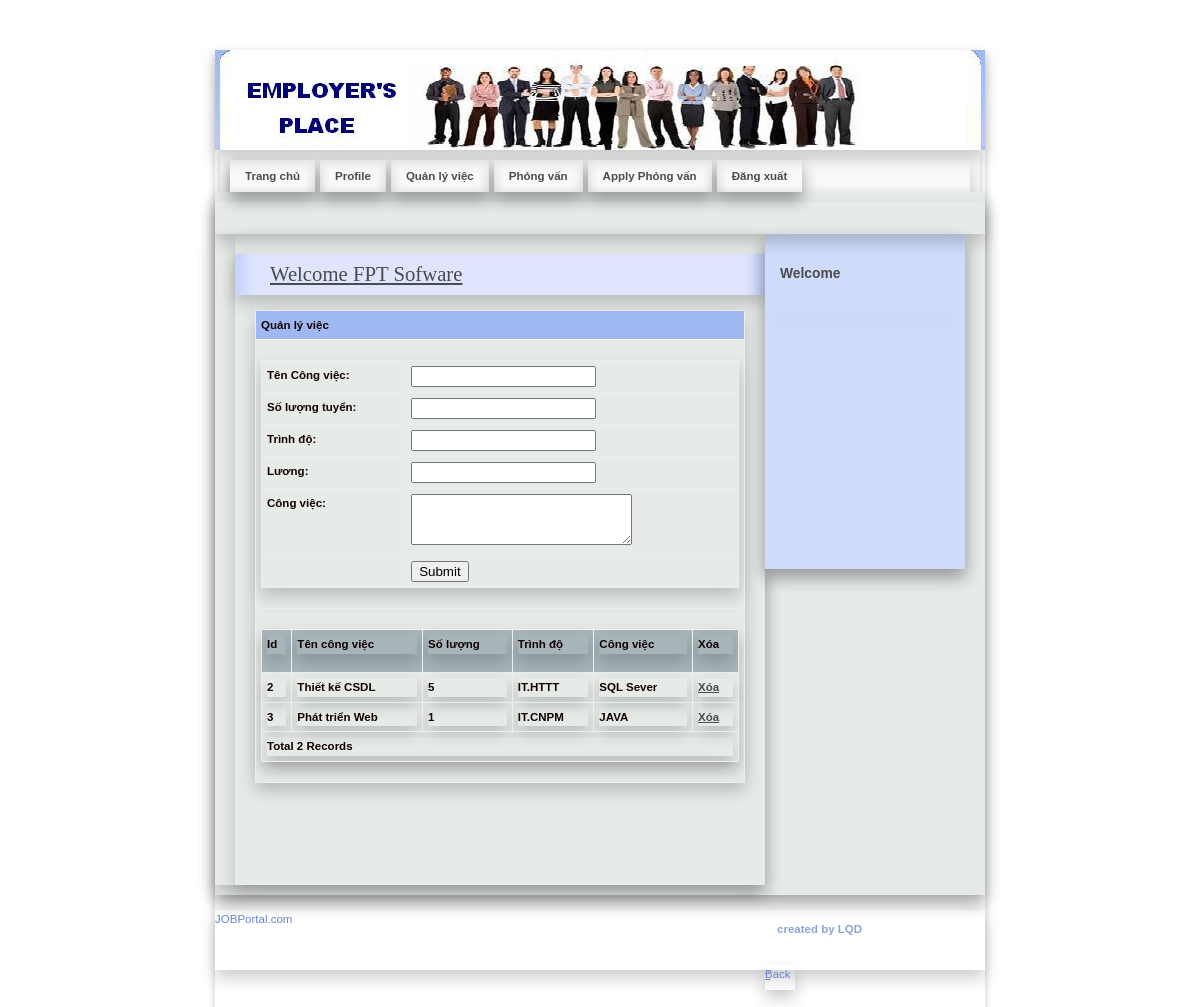
The page /Employer/ManageJob.php (signed in) on the database its author committed.
### tables this page shows
CREATE TABLE `job_master` (
  `JobId` int(11) NOT NULL,
  `CompanyName` varchar(20) NOT NULL,
  `JobTitle` varchar(50) NOT NULL,
  `Vacancy` int(11) NOT NULL,
  `MinQualification` varchar(50) NOT NULL,
  `Description` varchar(200) NOT NULL
);

### Employer/ManageJob.php (the view, shortened to what this page needs)
<!DOCTYPE html PUBLIC "-//W3C//DTD XHTML 1.0 Strict//EN" "http://www.w3.org/TR/xhtml1/DTD/xhtml1-strict.dtd">
<html xmlns="http://www.w3.org/1999/xhtml" xml:lang="cs" lang="cs">
<head>
  <link rel="stylesheet" media="screen,projection" type="text/css" href="./css/main.css" />
  <link rel="stylesheet" media="print" type="text/css" href="./css/print.css" />
  <link rel="stylesheet" media="aural" type="text/css" href="./css/aural.css" />
  <link href="../SpryAssets/SpryValidationTextField.css" rel="stylesheet" type="text/css" />
  <link href="../SpryAssets/SpryValidationTextarea.css" rel="stylesheet" type="text/css" />
</head>
<body id="www-url-cz">
  <div id="main" class="box">
    <?php
    include "Header.php"
    ?>
    <?php
    include "menu.php"
    ?>
    <div id="page" class="box">
      <div id="page-in" class="box">
        <div id="strip" class="box noprint">
          <p id="breadcrumbs">&nbsp;</p>
        </div>
        <div id="content">
          <div class="article">
            <h2><span><a href="#">Welcome <?php echo $_SESSION['Name']; ?></a></span></h2>
            <table width="100%" border="0" cellspacing="0" cellpadding="0">
              <tr>
                <td bgcolor="#A0B9F3"><strong>Quản lý việc</strong></td>
              </tr>
              <tr>
                <td>
                  <form id="form1" method="post" action="InsertJob.php">
                    <table width="100%" border="0" cellspacing="0" cellpadding="0">
                      <tr>
                        <td><strong>Tên Công việc:</strong></td>
                        <td><span id="sprytextfield1">
                            <label>
                              <input type="text" name="txtTitle" id="txtTitle" />
                            </label>
                            <span class="textfieldRequiredMsg">A value is required.</span></span></td>
                      </tr>
                      <tr>
                        <td><strong>Số lượng tuyển:</strong></td>
                        <td><span id="sprytextfield2">
                            <label>
                              <input type="text" name="txtTotal" id="txtTotal" />
                            </label>
                            <span class="textfieldRequiredMsg">A value is required.</span></span></td>
                      </tr>
                      <tr>
                        <td><strong>Trình độ:</strong></td>
                        <td><input type name="cmbQual" id="cmbQual">
                        </td>
                      </tr>
                      <tr>
                        <td><strong>Lương:</strong></td>
                        <td><label>
                            <input type="number" name="txtOther" id="txtOther" />
                          </label></td>
                      </tr>
                      <tr>
                        <td><strong>Công việc:</strong></td>
                        <td><span id="sprytextarea1">
                            <label>
                              <textarea name="txtDesc" id="txtDesc" cols="25" rows="3"></textarea>
                            </label>
                            <span class="textareaRequiredMsg">A value is required.</span></span></td>
                      </tr>
                      <tr>
                        <td>&nbsp;</td>
                        <td><label>
                            <input type="submit" name="button" id="button" value="Submit" />
                          </label></td>
                      </tr>
                    </table>
                  </form>
                </td>
              </tr>
              <tr>
                <td>
                  <table width="100%" border="1" bordercolor="#1CB5F1">
                    <tr>
                      <th height="32" bgcolor="#1CB5F1" class="style3">
                        <div align="left" class="style9 style5"><strong>Id</strong></div>
                      </th>
                      <th bgcolor="#1CB5F1" class="style3">
                        <div align="left" class="style9 style5"><strong>Tên công việc</strong></div>
                      </th>
                      <th bgcolor="#1CB5F1" class="style3">
                        <div align="left" class="style9 style5"><strong>Số lượng</strong></div>
                      </th>
                      <th bgcolor="#1CB5F1" class="style3">
                        <div align="left" class="style9 style5"><strong>Trình độ</strong></div>
                      </th>
                      <th bgcolor="#1CB5F1" class="style3">
                        <div align="left" class="style9 style5"><strong>Công việc</strong></div>
                      </th>
                      <th bgcolor="#1CB5F1" class="style3">
                        <div align="left" class="style12">Xóa</div>
                      </th>
                    </tr>
                    <?php
                    $con = mysqli_connect("localhost", "root", "", "job");
					mysqli_set_charset($con, 'UTF8');
                    $sql = "select * from job_master where CompanyName='" . $_SESSION['Name'] . "'";
                    $result = mysqli_query($con, $sql) or die(mysqli_error($con));
                    while ($row = mysqli_fetch_array($result)) {
                      $Id = $row['JobId'];
                      $JobTitle = $row['JobTitle'];
                      $Vacancy = $row['Vacancy'];
                      $MinQualification = $row['MinQualification'];
                      $Description = $row['Description'];
                    ?>
                      <tr>
                        <td class="style3">
                          <div align="left" class="style9 style5"><strong><?php echo $Id; ?></strong></div>
                        </td>
                        <td class="style3">
                          <div align="left" class="style9 style5"><strong><?php echo $JobTitle; ?></strong></div>
                        </td>
                        <td class="style3">
                          <div align="left" class="style9 style5"><strong><?php echo $Vacancy; ?></strong></div>
                        </td>
                        <td class="style3">
                          <div align="left" class="style9 style5"><strong><?php echo $MinQualification; ?></strong></div>
                        </td>
                        <td class="style3">
                          <div align="left" class="style9 style5"><strong><?php echo $Description; ?></strong></div>
                        </td>
                        <td class="style3">
                          <div align="left" class="style9 style5"><strong><a href="DeleteJob.php?JobId=<?php echo $Id; ?>">Xóa</a></strong></div>
                        </td>
                      </tr>
                    <?php
                    }
                    $records = mysqli_num_rows($result);
                    ?>
                    <tr>
                      <td colspan="6" class="style3">
                        <div align="left" class="style12"><?php echo "Total " . $records . " Records"; ?> </div>
                      </td>
                    </tr>
                  </table>
                </td>
              </tr>
            </table>
            <p>&nbsp;</p>
            <p class="btn-more box noprint">&nbsp;</p>
          </div>
        </div>
        <?php
        include "right.php"
        ?>
      </div>
    </div>
    <?php
    include "footer.php"
    ?>
  </div>
</body>
</html>

### JobSeeker/css/main.css (style rules this page uses)
* { min-height: 1px; }
body { border: 0; margin: 0; padding: 0; background: #ffffff; font: 72%/160% "verdana", sans-serif; color: #120101; _text-align: center; }
a { color: #4b4b4b; }
p { border: 0; margin: 15px 0; padding: 0; }
div { display: block; border: 0; margin: 0; padding: 0; box-shadow: 0 8px 16px 0 rgba(0, 0, 0, 0.2); }
h1, h2, h3, h4, h5 { border: 0; margin: 15px 0 10px 0; padding: 0; font-weight: bold; }
h2 { font-size: 180%; line-height: 100%; font-family: "georgia", serif; font-weight: normal; }
table { display: table; border-collapse: collapse; margin: 15px 0; padding: 0; border: 1px solid rgb(238, 95, 95); font-size: 100%; box-shadow: 0 8px 16px 0 rgba(0, 0, 0, 0.2); }
tr { display: table-row; }
th, td { display: table-cell; border: 1px solid rgb(238, 238, 238); margin: 0; padding: 5px; vertical-align: top; text-align: left; }
th { background: rgba(81, 110, 128, 0.43); text-align: center; columns: #120101; font-weight: bold; }
form { border: 0; margin: 0; padding: 0; }
a, img, span { border: 0; margin: 0; padding: 0; }
strong, .strong { font-weight: bold; }
.box { min-height: 1px; _height: 1px; }
.box:after { content: "."; display: block; line-height: 0px; font-size: 0px; visibility: hidden; clear: both; }
#main { width: 770px; margin: 50px auto 0 auto; _text-align: left; box-shadow: 0 4px 8px 0 rgba(0, 0, 0, 0.2); }
#page { width: 770px; min-height: 1px; background: #e7ebe8; _height: 1px; box-shadow: 0 8px 16px 0 rgba(0, 0, 0, 0.2); }
#page-in { min-height: 1px; padding: 10px 0; _height: 1px; box-shadow: 0 8px 16px 0 rgba(0, 0, 0, 0.2); }
#strip { position: relative; clear: both; padding: 3px 20px 10px 20px; color: #7a807c; }
#strip p { margin: 0; }
#strip #breadcrumbs { width: 520px; margin: 0; padding: 0; }
#content { float: left; width: 530px; _width: 550px; margin: 0; padding: 0 0 0 20px; }
#content .article { clear: both; margin: 0; padding: 20px; }
#content .article h2 { margin: 0 -20px; padding: 10px; background: #dee5fd url("../design/content_title_bg.gif") 0 0 repeat-y; color: #4b4b4b; box-shadow: 0 8px 16px 0 rgba(0, 0, 0, 0.2); }
#content .article h2 span { padding-left: 25px; }
#content .article p { text-align: justify; }
#content .btn-more { margin: 0 0 15px 0; padding: 0; border: 0; position: relative; }

### Employer/css/print.css (style rules this page uses)
body { border:0; margin:0; padding:0; font-size:12pt }
a { color:#000; text-decoration:none; }
h1, h2, h3 { page-break-after:avoid; page-break-inside:avoid; }
table { border-collapse: collapse; border-width:1px; border-style:solid; }
th, td { display:table-cell; border-width:1px; border-style:solid; }
.noprint { display:none; }

### Employer/css/aural.css (style rules this page uses)
body { voice-family:paul,male; volume:loud; speech-rate:slow; richness:90; stress:20; }
h1, h2, h3, h4, h5 { cue-before:url("ping.au"); }
p, table { pause:50ms; }
strong { pitch:medium; pitch-range:60; stress:90; richness:90; }

### rows shown on the page
job_master: JobId "2", JobTitle "Thiết kế CSDL", Vacancy "5", MinQualification "IT.HTTT", Description "SQL Sever"
job_master: JobId "3", JobTitle "Phát triển Web", Vacancy "1", MinQualification "IT.CNPM", Description "JAVA"

### other values the page prints
$_SESSION['Name'] "FPT Sofware"
$records "2"
